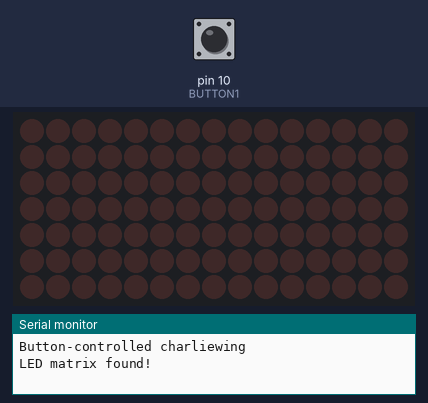
This sketch was run on a simulated Arduino Uno, built with avr-gcc and run on an emulated ATmega328P. Parts: 15×7 LED matrix, the last lines printed to the serial monitor. The inputs (shaded band) are chosen by the test bench; at power-on: pin 10 (BUTTON1) LOW.

Above: at 1.2 s.
1.3 s: pin 10 (BUTTON1) pulled HIGH for 1 s
At 1.9 s:
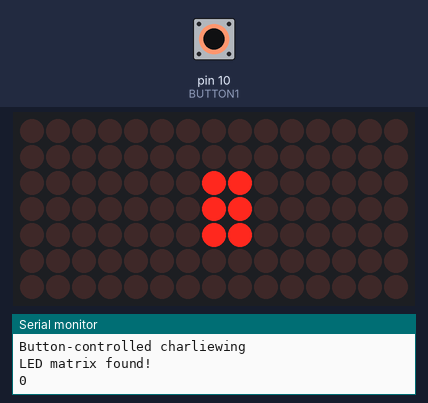
5.3 s: pin 10 (BUTTON1) pulled HIGH for 3.2 s
At 6.5 s:
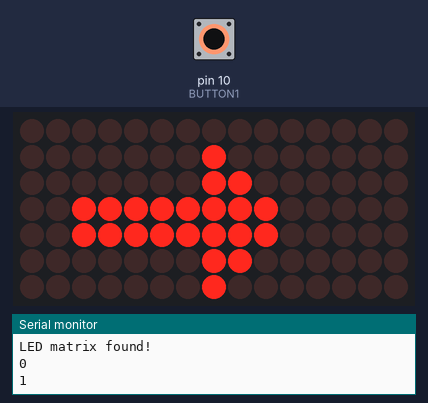
11.5 s: pin 10 (BUTTON1) pulled HIGH for 1 s
At 12.3 s:
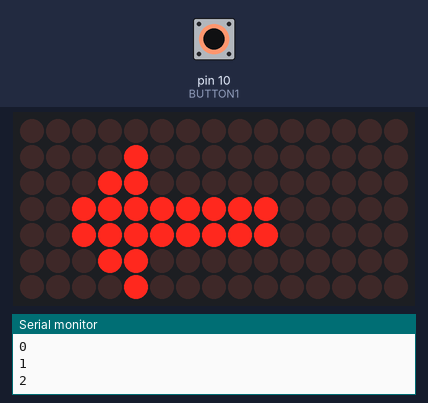
15.5 s: pin 10 (BUTTON1) pulled HIGH for 3.2 s
At 16.5 s:
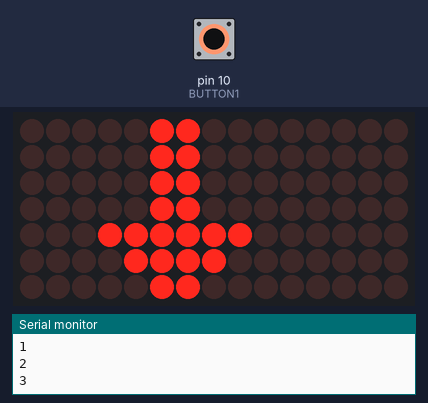
21.7 s: pin 10 (BUTTON1) pulled HIGH for 1 s
At 22.7 s:
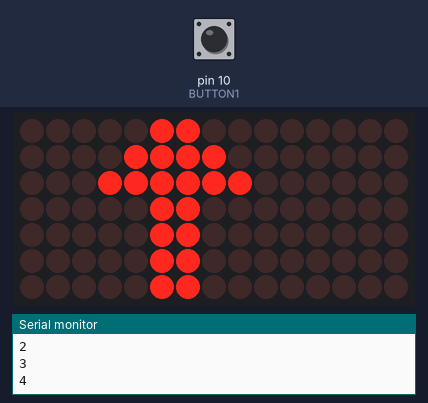
Timing chart, 0 to 24.7 s (numbered marks = the images above; inputs shaded):
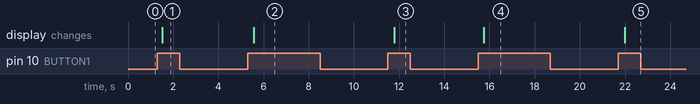

Measured:
- after the input at 1.3 s, the display: changes after 0.22 s (image 1)
- after the input at 5.3 s, the display: changes after 0.26 s (image 2)
- after the input at 11.5 s, the display: changes after 0.29 s (image 3)
- after the input at 15.5 s, the display: changes after 0.25 s (image 4)
- after the input at 21.7 s, the display: changes after 0.29 s (image 5)

The sketch:

charliewing_button.ino
```cpp
#include <Wire.h>
#include <Adafruit_GFX.h>
#include <Adafruit_IS31FL3731.h>

// If you're using the full breakout...
// Adafruit_IS31FL3731 ledmatrix = Adafruit_IS31FL3731();
// If you're using the FeatherWing version
Adafruit_IS31FL3731_Wing ledmatrix = Adafruit_IS31FL3731_Wing();

#define BUTTON1 10  //Input Button

uint8_t        brightness = 128; //Brightness can be from 0 to 255

//Defined below are the patterns to display on the matrix
//They are either an arrow pointing up, down, left or right
static const uint8_t PROGMEM
  left_bmp[] =
  { B00011000,
    B00111100,
    B01111110,
    B00011000,
    B00011000,
    B00011000,
    B00011000,
    B00011000 },
  right_bmp[] =
  { B00011000,
    B00011000,
    B00011000,
    B00011000,
    B01111110,
    B00111100,
    B00011000,
    B00011000 },
  down_bmp[] =
  { B00000000,
    B00100000,
    B01100000,
    B11111111,
    B11111111,
    B01100000,
    B00100000,
    B00000000 },
  up_bmp[] =
  { B00000000,
    B00000100,
    B00000110,
    B11111111,
    B11111111,
    B00000110,
    B00000100,
    B00000000 };

int lastButtonState1 = LOW;
int buttonState1;
int pattern = -1;
bool patternChange=false;

//For debouncing buttons
unsigned long lastDebounceTime1=0;
unsigned long debounceDelay = 200;

const uint8_t numPatterns = 5;

void setup() {
  Serial.begin(9600);
  Serial.println("Button-controlled charliewing");

  if (! ledmatrix.begin()) {
    Serial.println("LED matrix not found");
    while (1);
  }
  Serial.println("LED matrix found!");
  pinMode(BUTTON1, INPUT); //the variable BUTTON1 is set above. this makes that input on the Feather board an input
}

void loop() {

  //read state of the button pin
  int reading1 = digitalRead(BUTTON1);
  //Serial.println(reading1); //this can be used for debugging if something isn't right
  //check to see if change in button is real (or noise)
  if (reading1 != lastButtonState1){
    lastDebounceTime1 = millis();
  }
  if ((millis()-lastDebounceTime1)>debounceDelay){
    if (reading1!=buttonState1){
      buttonState1=reading1;
      if (buttonState1==HIGH) {

        pattern = pattern+1;
        patternChange=true;
        Serial.println(pattern);
        if (pattern>numPatterns){
          pattern=0;

        }
      }
    }
  }
  lastButtonState1=reading1;

  if (patternChange) {
    if (pattern==0) {
      //Serial.println("Pattern1");
      ledmatrix.clear(); //clears the screen
      ledmatrix.drawPixel(7,2,brightness); //sets an individual pixel to the set brightness
      ledmatrix.drawPixel(8,2,brightness);
      ledmatrix.drawPixel(7,3,brightness);
      ledmatrix.drawPixel(8,3,brightness);
      ledmatrix.drawPixel(7,4,brightness);
      ledmatrix.drawPixel(8,4,brightness);
    }
    if (pattern==1) {
      ledmatrix.clear();
      ledmatrix.drawBitmap(2,0,up_bmp,8,8,brightness); //draws a pattern defined in 'up_bmp' starting at (2,0) and having size (8,8)
      //delay(1500);
      }
    if (pattern==2) {
      ledmatrix.clear();
      ledmatrix.drawBitmap(2,0,down_bmp,8,8,brightness);
      //delay(1500);
      }
    if (pattern==3) {
      ledmatrix.clear();
      ledmatrix.drawBitmap(2,0,right_bmp,8,8,brightness);
      //delay(1500);
      }
    if (pattern==4) {
      ledmatrix.clear();
      ledmatrix.drawBitmap(2,0,left_bmp,8,8,brightness);
      //delay(1500);
      }
    if (pattern==numPatterns) {
      //clears the matrix
      ledmatrix.clear();
      //delay(1500);
      }
  }

}
```
